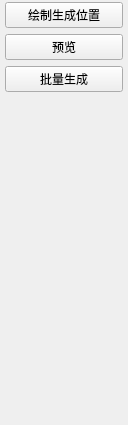
            <widget class="QWidget" name="page_6">
             <property name="geometry">
              <rect>
               <x>0</x>
               <y>0</y>
               <width>128</width>
               <height>425</height>
              </rect>
             </property>
             <attribute name="label">
              <string>       伪标注合成</string>
             </attribute>
             <layout class="QVBoxLayout" name="verticalLayout_9">
              <property name="spacing">
               <number>6</number>
              </property>
              <property name="leftMargin">
               <number>5</number>
              </property>
              <property name="topMargin">
               <number>2</number>
              </property>
              <property name="rightMargin">
               <number>5</number>
              </property>
              <property name="bottomMargin">
               <number>2</number>
              </property>
              <item>
               <widget class="QPushButton" name="pushButton_26">
                <property name="sizePolicy">
                 <sizepolicy hsizetype="Minimum" vsizetype="Fixed">
                  <horstretch>0</horstretch>
                  <verstretch>0</verstretch>
                 </sizepolicy>
                </property>
                <property name="minimumSize">
                 <size>
                  <width>100</width>
                  <height>0</height>
                 </size>
                </property>
                <property name="text">
                 <string>绘制生成位置</string>
                </property>
               </widget>
              </item>
              <item>
               <widget class="QPushButton" name="pushButton_29">
                <property name="sizePolicy">
                 <sizepolicy hsizetype="Minimum" vsizetype="Fixed">
                  <horstretch>0</horstretch>
                  <verstretch>0</verstretch>
                 </sizepolicy>
                </property>
                <property name="minimumSize">
                 <size>
                  <width>100</width>
                  <height>0</height>
                 </size>
                </property>
                <property name="text">
                 <string>预览</string>
                </property>
               </widget>
              </item>
              <item>
               <widget class="QPushButton" name="pushButton_30">
                <property name="sizePolicy">
                 <sizepolicy hsizetype="Minimum" vsizetype="Fixed">
                  <horstretch>0</horstretch>
                  <verstretch>0</verstretch>
                 </sizepolicy>
                </property>
                <property name="minimumSize">
                 <size>
                  <width>100</width>
                  <height>0</height>
                 </size>
                </property>
                <property name="text">
                 <string>批量生成</string>
                </property>
               </widget>
              </item>
              <item>
               <spacer name="verticalSpacer">
                <property name="orientation">
                 <enum>Qt::Vertical</enum>
                </property>
                <property name="sizeHint" stdset="0">
                 <size>
                  <width>20</width>
                  <height>40</height>
                 </size>
                </property>
               </spacer>
              </item>
             </layout>
            </widget>
